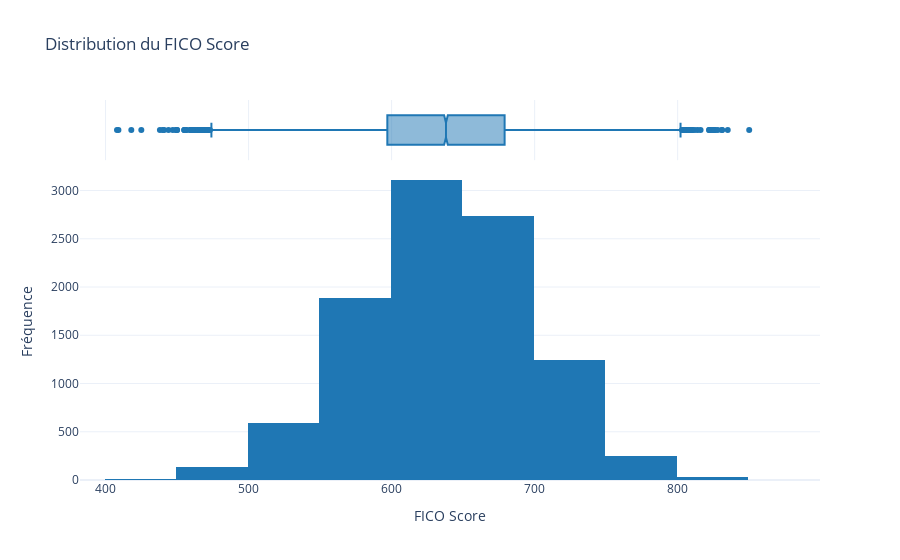

Source (notebook cell):
### Markdown cell above
Histogramme du fico_score

### Code cell
fig = px.histogram(
    data,
    x='fico_score',
    nbins=20,
    title="Distribution du FICO Score",
    color_discrete_sequence=["#1f77b4"],
    marginal="box"
)

fig.update_layout(
    xaxis_title="FICO Score",
    yaxis_title="Fréquence",
    template="plotly_white"
)

fig.show()

### Figure 1 — Plotly figure (JSON) as saved in the notebook; plotly's stock layout.template omitted (floating-point values rounded to 4 significant figures; data arrays with more than 128 entries replaced by an {"elided": "..."} marker saying what was removed)
{"data": [{"bingroup": "x", "hovertemplate": "fico_score=%{x}<br>count=%{y}<extra></extra>", "legendgroup": "", "marker": {"color": "#1f77b4", "pattern": {"shape": ""}}, "name": "", "nbinsx": 20, "orientation": "v", "showlegend": false, "x": {"elided": "10000 int values"}, "xaxis": "x", "yaxis": "y", "type": "histogram"}, {"hovertemplate": "fico_score=%{x}<extra></extra>", "legendgroup": "", "marker": {"color": "#1f77b4"}, "name": "", "notched": true, "showlegend": false, "x": {"elided": "10000 int values"}, "xaxis": "x2", "yaxis": "y2", "type": "box"}], "layout": {"xaxis": {"anchor": "y", "domain": [0.0, 1.0], "title": {"text": "FICO Score"}}, "yaxis": {"anchor": "x", "domain": [0.0, 0.8316], "title": {"text": "Fréquence"}}, "xaxis2": {"anchor": "y2", "domain": [0.0, 1.0], "matches": "x", "showticklabels": false, "showgrid": true}, "yaxis2": {"anchor": "x2", "domain": [0.8416, 1.0], "matches": "y2", "showticklabels": false, "showline": false, "ticks": "", "showgrid": false}, "legend": {"tracegroupgap": 0}, "title": {"text": "Distribution du FICO Score"}, "barmode": "relative"}}
